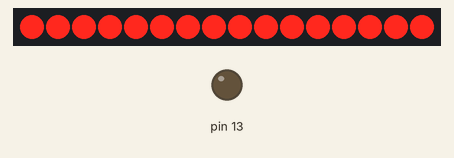
Recording of a sketch running on a simulated Arduino Mega 2560, built with avr-gcc and run on an emulated ATmega2560. On the bench: 16 shift-register outputs drawn as a row of LEDs (first output left, lit = HIGH), output pins drawn as LEDs (lit = HIGH). Wiring (inferred from the names in the program): 2 × shift register (74HC595): data pin 39; shift clock pin 38; latch pin 37. Wiring (inferred from the signals the program sends): row of LEDs: on Q0, Q1, Q2, Q3, Q4, Q5, Q6, Q7, Q8, Q9, Q10, Q11, Q12, Q13, Q14, Q15. Pins used as bus, display or sensor lines are not drawn.

Above: at 1.15 s.
Timing chart, 0 to 2.6 s (numbered marks = the images above):
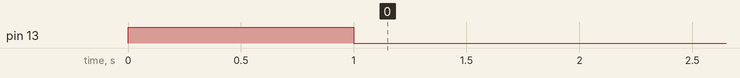

The sketch:

595Test.ino
```cpp
//Pin connected to ST_CP of 74HC595
int latchPin = 37;
//Pin connected to SH_CP of 74HC595
int clockPin = 38;
////Pin connected to DS of 74HC595
int dataPin = 39;

int count = 0;

void setup() {
  //set pins to output so you can control the shift register
  pinMode(latchPin, OUTPUT);
  pinMode(clockPin, OUTPUT);
  pinMode(dataPin, OUTPUT);
  pinMode(13, OUTPUT);
  digitalWrite(13, 1);
  delay(1000);
  digitalWrite(13, 0);
}

void loop() {

  long shift = setShift(count);

  digitalWrite(latchPin, LOW);
  shiftOut(dataPin, clockPin, MSBFIRST, 0b11111111);
  shiftOut(dataPin, clockPin, MSBFIRST, 0b11111111);
  digitalWrite(latchPin, HIGH);
  Serial.println(count);
  delay(20);

  digitalWrite(latchPin, LOW);
  shiftOut(dataPin, clockPin, MSBFIRST, 0);
  shiftOut(dataPin, clockPin, MSBFIRST, 0);
  digitalWrite(latchPin, HIGH);
  delay(20);

  count++;
  if(count > 15)
    count = 0;
}

long setShift(int count) {
  return (uint16_t) 1 << count;
}
```
